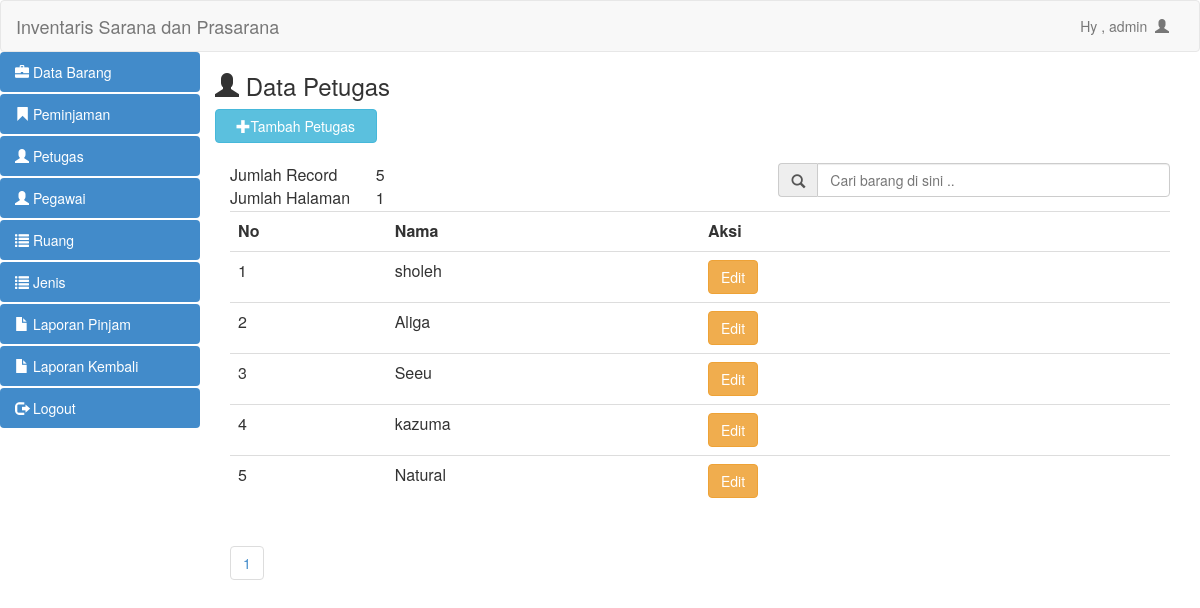
/admin/petugas.php (signed in), run on the app's committed database.
### tables this page shows
CREATE TABLE IF NOT EXISTS `petugas` (
  `id_petugas` int(11) NOT NULL AUTO_INCREMENT,
  `username` varchar(50) NOT NULL,
  `password` varchar(50) NOT NULL,
  `nama_petugas` varchar(50) NOT NULL,
  `id_level` int(11) NOT NULL,
  PRIMARY KEY (`id_petugas`),
  KEY `id_level` (`id_level`),
  CONSTRAINT `petugas_ibfk_1` FOREIGN KEY (`id_level`) REFERENCES `level` (`id_level`) ON DELETE CASCADE ON UPDATE CASCADE
);

### admin/petugas.php (the view, shortened to what this page needs)
  <?php
include 'header.php';
?>
<h3><span class="glyphicon glyphicon-user"></span>  Data Petugas</h3>
 <button style="margin-bottom:20px" data-toggle="modal" data-target="#myModal" class="btn btn-info col-md-2"><span class="glyphicon glyphicon-plus"></span>Tambah Petugas</button>
<?php
$per_hal=5;
$jumlah_record=mysql_query("SELECT COUNT(*) from petugas where id_level='2'");
$jum=mysql_result($jumlah_record, 0);
$halaman=ceil($jum / $per_hal);
$page = (isset($_GET['page'])) ? (int)$_GET['page'] : 1;
$start = ($page - 1) * $per_hal;
?>
<div class="col-md-12">
  <table class="col-md-2">
    <tr>
      <td>Jumlah Record</td>
      <td><?php echo $jum; ?></td>
    </tr>
    <tr>
      <td>Jumlah Halaman</td>
      <td><?php echo $halaman; ?></td>
    </tr>
  </table>
 <form action="cari_petugas.php" method="get">
  <div class="input-group col-md-5 col-md-offset-7">
    <span class="input-group-addon" id="basic-addon1"><span class="glyphicon glyphicon-search"></span></span>
    <input type="text" class="form-control" placeholder="Cari barang di sini .." aria-describedby="basic-addon1" name="cari">
  </div>
   </form>
  <table class="table table-hover">
        <tr>
          <th class="col-md-1">No</th>
      <th class="col-md-2" >Nama </th>
      <th class="col-md-3" >Aksi</th>
        </tr>
 <?php
  if(isset($_GET['cari'])){
    $cari=mysql_real_escape_string($_GET['cari']);
    $brg=mysql_query("select * from petugas where nama_petugas like '$cari%'");
  }else{
    $brg=mysql_query("select * from petugas where id_level= '2' limit $start, $per_hal");
  }
  $no=1;
  while($data=mysql_fetch_array($brg)){
    ?>
                                        <tr class="odd gradeX">
                                            <td><?php echo $no?></td>
                       <td><?php echo $data['nama_petugas'];?></td>
                      <td class="center"><a href="edit_petugas.php?id=<?php echo $data['id_petugas']; ?>" class="btn btn-warning" > Edit </a></td>
                                        </tr>
                                        <?php $no++; }?>
                    </table>
      <ul class="pagination">
      <?php
      for($x=1;$x<=$halaman;$x++){
        ?>
        <li><a href="?page=<?php echo $x ?>"><?php echo $x ?></a></li>
        <?php
      }
      ?>
    </ul>
<?php
  include 'footer.php';
  ?>
</html>

### data on the page
petugas: nama_petugas "sholeh"
petugas: nama_petugas "Aliga"
petugas: nama_petugas "Seeu"
petugas: nama_petugas "kazuma"
petugas: nama_petugas "Natural"

### other printed values
$_SESSION['nama'] "admin"
$jum "5"
$halaman "1"
